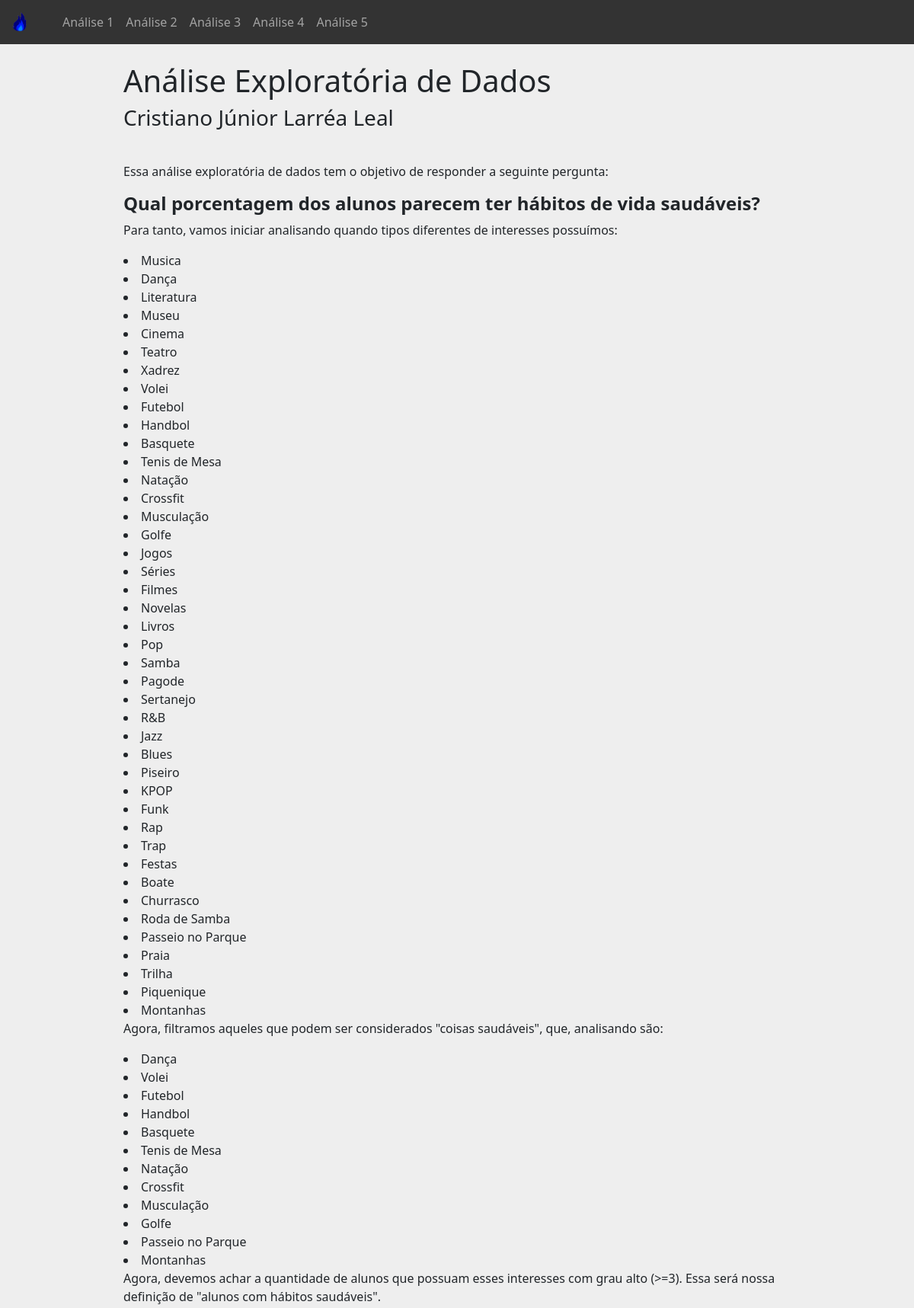
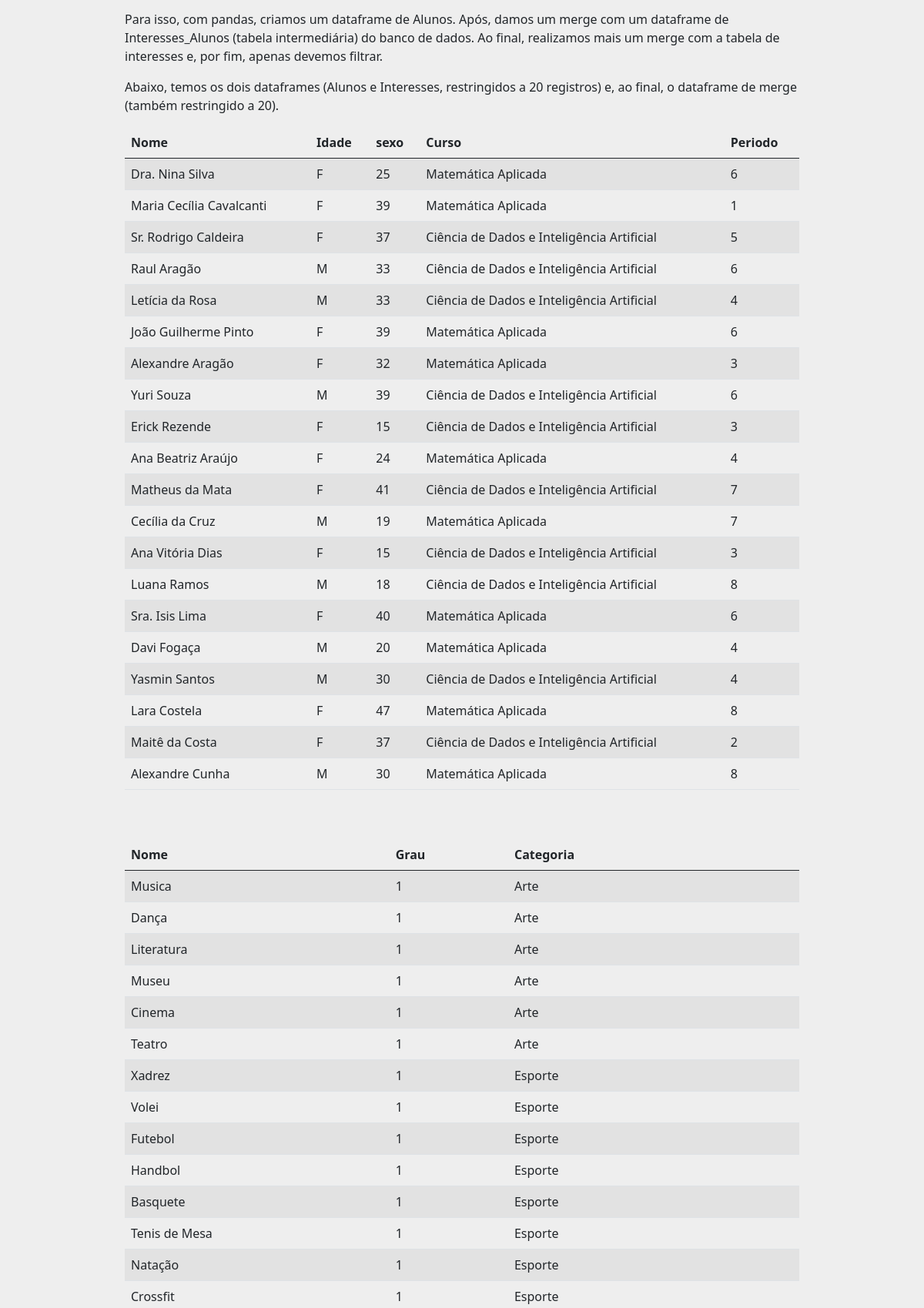
Screenshot of /cristiano/main.html (upper part) with the database file from the repository (2 pictures, top to bottom).
### pages/models.py (models this page shows)
class Interesses(models.Model):
    categoria = models.CharField(max_length=80)
    grau = models.IntegerField()
    nome = models.CharField(max_length=80)

### cristiano/views.py (the view)
# urls.py: path('cristiano/main.html', views.eda, name='eda'),
def eda(request):
    context = {
        'alunos': lista_alunos[0:20],
        'interesses': lista_interesses[0:20],
        'interesses_distinct': interesses_distintos,
        'interesses_saudaveis': interesses_saudaveis,
        'aluno_interesses_df': df.values.tolist()[0:20],
        'df_filtrado': df_filtrado_grau.values.tolist()[0:20],
        'tamanho_filtrado': len(unique_filtrado),
        'tamanho_original': len(unique_original),
        'porcentagem': round(porcentagem, 2)
    }
    return render(request, 'cristiano/main.html', context=context)

### templates/cristiano/main.html (shortened to what this page needs)
{% extends 'pages/analise.html'%}
{% load static %}
{% block conteudo %}
<h1> Análise Exploratória de Dados </h1>
<h3> Cristiano Júnior Larréa Leal <br> </br> </h3>
<p> Essa análise exploratória de dados tem o objetivo de responder a seguinte pergunta: </p>
<h4> <b> Qual porcentagem dos alunos parecem ter hábitos de vida saudáveis? </b></h4>
<p> Para tanto, vamos iniciar analisando quando tipos diferentes de interesses possuímos: </p>
{% for interesse in interesses_distinct %}
<li>
    {{interesse.nome}}
</li>
{% endfor %}
<p> Agora, filtramos aqueles que podem ser considerados "coisas saudáveis", que, analisando são: </p>
{% for interesse in interesses_distinct %}
{% if interesse.nome in interesses_saudaveis %}
<li>
    {{interesse.nome}}
</li>
{% endif %}
{% endfor %}
<p> Agora, devemos achar a quantidade de alunos que possuam esses interesses com grau alto (>=3). Essa será nossa definição de "alunos com hábitos saudáveis". </p>
<p> Para isso, com pandas, criamos um dataframe de Alunos. Após, damos um merge com um dataframe de Interesses_Alunos (tabela intermediária) do banco de dados. Ao final, realizamos mais um merge com a tabela de interesses e, por fim, apenas devemos filtrar. </p>
<p> Abaixo, temos os dois dataframes (Alunos e Interesses, restringidos a 20 registros) e, ao final, o dataframe de merge (também restringido a 20).
<table class="table table-striped">
    <thead>
      <tr>
        <th>Nome</th>
        <th>Idade</th>
        <th>sexo</th>
        <th>Curso</th>
        <th>Periodo</th>
      </tr>
    </thead>
    <tbody>
    {% for aluno in alunos %}
      <tr>
        <td>{{aluno.nome}}</td>
        <td>{{aluno.sexo}}</td>
        <td>{{aluno.idade}}</td>
        <td>{{aluno.curso}}</td>
        <td>{{aluno.periodo}}</td>
      </tr>
    {% endfor %}
    </tbody>
</table>
<br></br>
<table class="table table-striped">
    <thead>
      <tr>
        <th>Nome</th>
        <th>Grau</th>
        <th>Categoria</th>
      </tr>
    </thead>
    <tbody>
    {% for interesse in interesses %}
      <tr>
        <td>{{interesse.nome}}</td>
        <td>{{interesse.grau}}</td>
        <td>{{interesse.categoria}}</td>
      </tr>
    {% endfor %}
    </tbody>
</table>
<br> </br>
{% endblock %}

### rows the page displays
Interesses: nome "Musica", grau "1", categoria "Arte"
Interesses: nome "Dança", grau "1", categoria "Arte"
Interesses: nome "Literatura", grau "1", categoria "Arte"
Interesses: nome "Museu", grau "1", categoria "Arte"
Interesses: nome "Cinema", grau "1", categoria "Arte"
Interesses: nome "Teatro", grau "1", categoria "Arte"
Interesses: nome "Xadrez", grau "1", categoria "Esporte"
Interesses: nome "Volei", grau "1", categoria "Esporte"
Interesses: nome "Futebol", grau "1", categoria "Esporte"
Interesses: nome "Handbol", grau "1", categoria "Esporte"
Interesses: nome "Basquete", grau "1", categoria "Esporte"
Interesses: nome "Tenis de Mesa", grau "1", categoria "Esporte"
Interesses: nome "Natação", grau "1", categoria "Esporte"
Interesses: nome "Crossfit", grau "1", categoria "Esporte"

### other values shown
{{ interesse.nome }} "Musica" "Dança" "Literatura" "Museu" "Cinema" "Teatro" "Xadrez" "Volei" "Futebol" "Handbol" "Basquete" "Tenis de Mesa" "Natação" "Crossfit" "Musculação" "Golfe" "Jogos" "Séries" "Filmes" "Novelas" "Livros" "Pop" "Samba" "Pagode" "Sertanejo" "R&B" "Jazz" "Blues" "Piseiro" "KPOP" "Funk" "Rap" "Trap" "Festas" "Boate" "Churrasco" "Roda de Samba" "Passeio no Parque" "Praia" "Trilha" "Piquenique" "Montanhas"
{{ interesse.nome }} "Dança" "Volei" "Futebol" "Handbol" "Basquete" "Tenis de Mesa" "Natação" "Crossfit" "Musculação" "Golfe" "Passeio no Parque" "Montanhas"
{{ aluno.nome }} "Dra. Nina Silva" "Maria Cecília Cavalcanti" "Sr. Rodrigo Caldeira" "Raul Aragão" "Letícia da Rosa" "João Guilherme Pinto" "Alexandre Aragão" "Yuri Souza" "Erick Rezende" "Ana Beatriz Araújo" "Matheus da Mata" "Cecília da Cruz" "Ana Vitória Dias" "Luana Ramos" "Sra. Isis Lima" "Davi Fogaça" "Yasmin Santos" "Lara Costela" "Maitê da Costa" "Alexandre Cunha"
{{ aluno.sexo }} "F" "F" "F" "M" "M" "F" "F" "M" "F" "F" "F" "M" "F" "M" "F" "M" "M" "F" "F" "M"
{{ aluno.idade }} "25" "39" "37" "33" "33" "39" "32" "39" "15" "24" "41" "19" "15" "18" "40" "20" "30" "47" "37" "30"
{{ aluno.curso }} "Matemática Aplicada" "Matemática Aplicada" "Ciência de Dados e Inteligência Artificial" "Ciência de Dados e Inteligência Artificial" "Ciência de Dados e Inteligência Artificial" "Matemática Aplicada" "Matemática Aplicada" "Ciência de Dados e Inteligência Artificial" "Ciência de Dados e Inteligência Artificial" "Matemática Aplicada" "Ciência de Dados e Inteligência Artificial" "Matemática Aplicada" "Ciência de Dados e Inteligência Artificial" "Ciência de Dados e Inteligência Artificial" "Matemática Aplicada" "Matemática Aplicada" "Ciência de Dados e Inteligência Artificial" "Matemática Aplicada" "Ciência de Dados e Inteligência Artificial" "Matemática Aplicada"
{{ aluno.periodo }} "6" "1" "5" "6" "4" "6" "3" "6" "3" "4" "7" "7" "3" "8" "6" "4" "4" "8" "2" "8"
